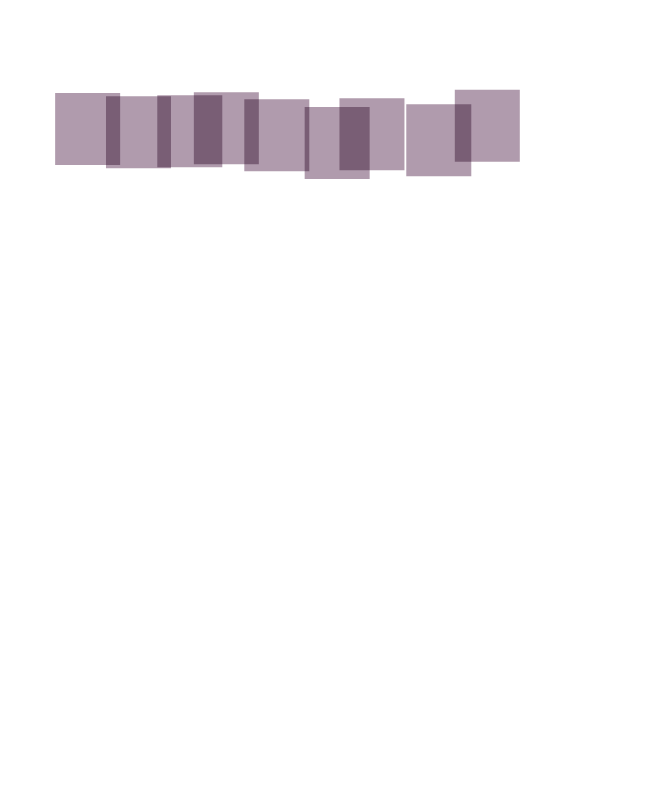
Frame 1 (no input)
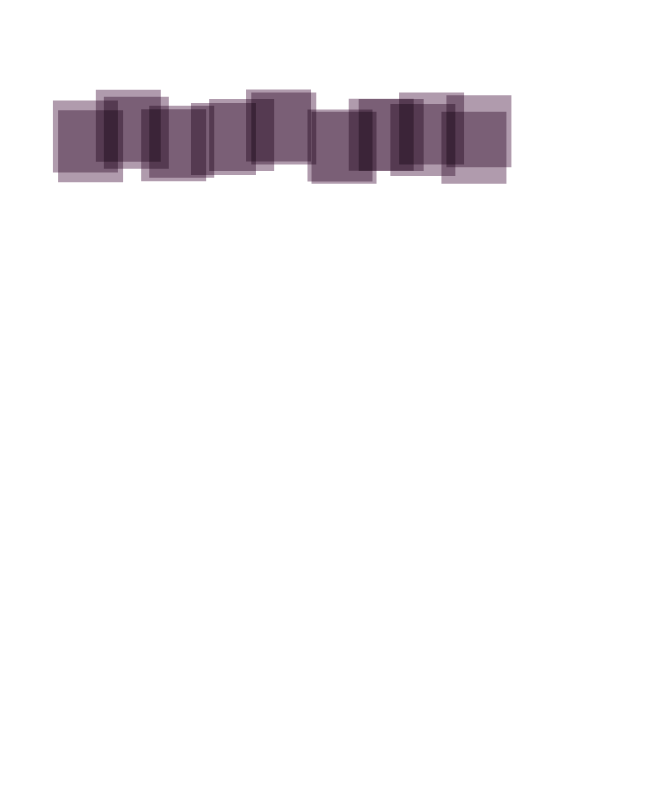
Frame 2 (the mouse pressed at the canvas centre, redrawn once)

The p5.js sketch that drew these frames (run headless with seeded random() and noise() and a simulated clock; the mouse was pressed at the canvas centre and the sketch redrawn once):

// p5.js sketch
// ── sketch.js
// Horizontale und vertikale Distand der Formen
let distX = 50;
let distY = 50;

// Zufällger Versatz der Formen in der x- und Y-Achse
let randX = 0;
let randY = 0;

let anzahlSpalte = 10;

function setup() {
  createCanvas(660, 800);
  background(255);
}

function draw() {
  noStroke();
  fill(154, 127, 150, 200); // Farbe der Formen mit Transparenz
  blendMode(MULTIPLY); // Überblendungsmodus

  //erste Zeile
  zeichneZeile(2);

  blendMode(REMOVE);
  noLoop();
}

function zeichneZeile(zeileY) {
  for (let x = 1; x < anzahlSpalte; x++) {
    push();
    randX = random(-12, 12);
    randY = random(-12, 12);
    translate(x * distX + randX, zeileY * distY + randY);

    
    rect(0, 0, 65, 72);
    pop();
  }
    
  for (let i = 1; i < 11; i++) {
    console.log(i);
  }
}

function mousePressed() {
  // zeichnet ein weisses Rechteck über alles
  fill(255);
  rect(0, 0, width, height);
  // startet die Funktion draw() erneut
  loop();
}
